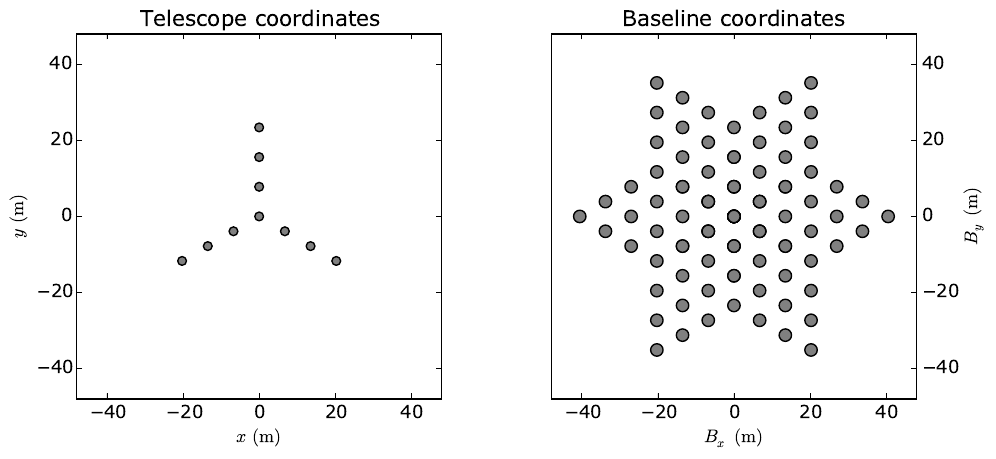

Source code (Python):
from plotTools import *
def Baselines(stationX, stationY):
    return (subtract.outer(stationX,stationX).flat,
            subtract.outer(stationY,stationY).flat,)

def MakeWye(stationsPerArm,armLength,angles=(pi/2, 7*pi/6.,-pi/6.)):
    d=arange(1,stationsPerArm+1)*float(armLength)/stationsPerArm
    x=concatenate([zeros((1,))]+ [ cos(angle)*d
                                   for angle in angles])
    y=concatenate([zeros((1,))]+ [ sin(angle)*d
                                   for angle in angles])
    return x,y
greyscalePlotScheme=[(3,'0.0'),(2,'0.5'), (1,'0.75')]
colourPlotScheme=[(3,"c"),(2,"b"),(1,"r")]
def PlotTelescopes(plotScheme=greyscalePlotScheme):
    for n, color in plotScheme:
        x,y=MakeWye(n,7.8*n)
        scatter(x,y,s=40,marker="o",edgecolors="k",facecolors=color,
                label="%d tels"%(3*n+1))
    xlabel(r"$x\,{\rm (m)}$")
    ylabel(r"$y\,{\rm (m)}$")
    title("Telescope coordinates")
    xlim([-48,48])
    ylim([-48,48])

def PlotUv(plotScheme=greyscalePlotScheme):
    for n, color in plotScheme:
        x,y=MakeWye(n,7.8*n)
        bx,by=Baselines(x,y)
        scatter(bx,by,s=80,marker="o",edgecolors="k",facecolors=color)
    xlabel(r"$B_x\,{\rm (m)}$")
    ylabel(r"$B_y\,{\rm (m)}$")
    title("Baseline coordinates")
    xlim([-48,48])
    ylim([-48,48])
    
fig = figure(1,figsize=(10,5))
fig.clf()
scheme=[(3,'0.5')]
fig.subplots_adjust(wspace=0.3,left=0.08,right=0.92)
ax=fig.add_subplot(121, aspect="equal", adjustable="box")
PlotTelescopes(plotScheme=scheme)
ax=fig.add_subplot(122, aspect="equal", adjustable="box")
PlotUv(plotScheme=scheme)
ax.yaxis.set_ticks_position("right")
ax.yaxis.set_label_position("right")
savefig("mroi-uv.pdf",transparent=True,bbox_inches="tight")
